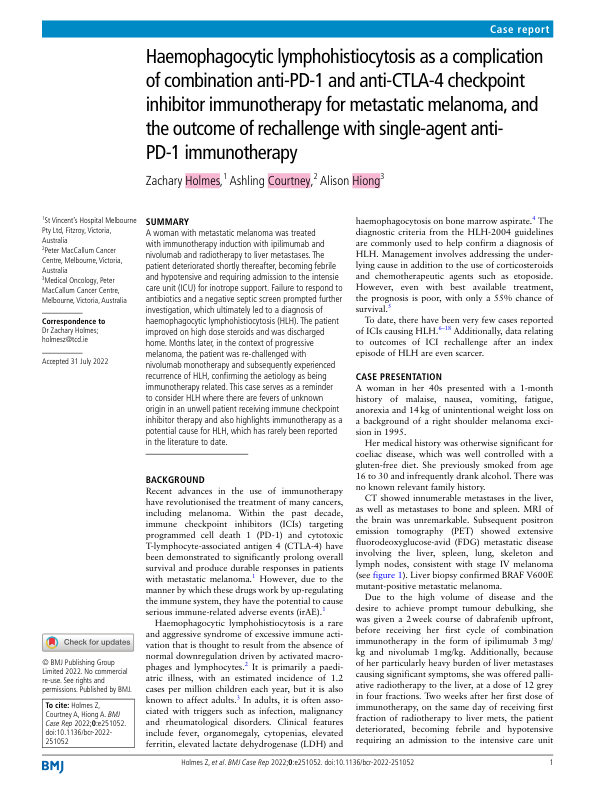
#> input picture hackathon/page0.png, 596 x 794 px
$ python rot_image.py
#> lines starting #> are read from the running program, lines starting #| are printed output that depends on the picture
import cv2

# path
path = "page0.png"

# Reading an image in default mode
src = cv2.imread(path)
#> src is the input picture: shape (794, 596, 3); mean B, G, R 235.6, 234.4, 232

# Window name in which image is displayed
window_name = 'Image'

# Using cv2.rotate() method
# Using cv2.ROTATE_90_CLOCKWISE rotate
# by 90 degrees clockwise
image = cv2.rotate(src, cv2.ROTATE_90_CLOCKWISE)
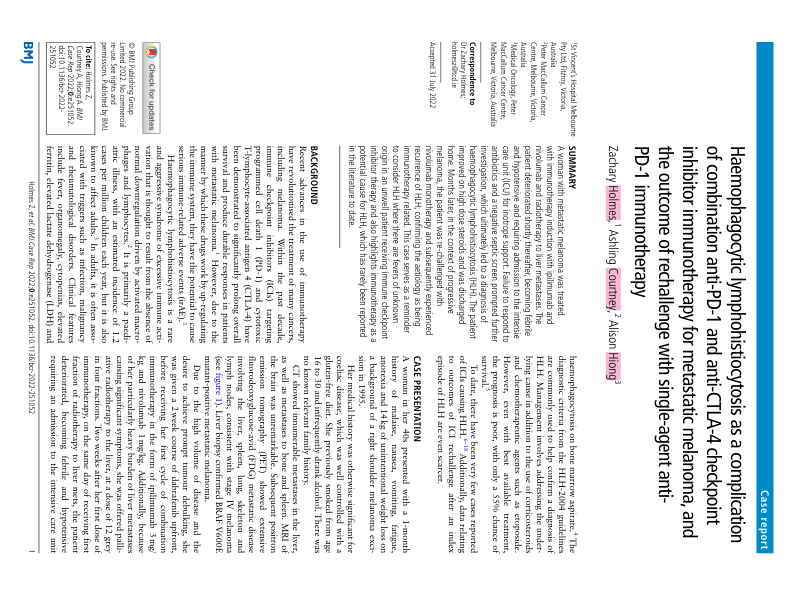
#> image: shape (596, 794, 3); mean B, G, R 235.6, 234.4, 232

# Displaying the image
cv2.imshow(window_name, image)
cv2.waitKey(0)

$ run again, with hackathon/page.png copied over hackathon/page0.png
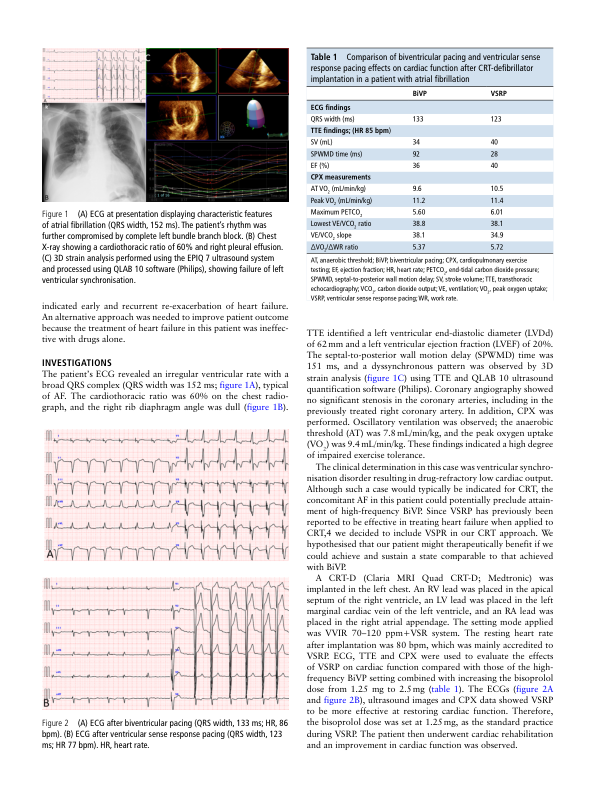
#> input picture hackathon/page.png, 596 x 794 px
#> src is the input picture: shape (794, 596, 3); mean B, G, R 223.9, 223.2, 225.5
#> `image = cv2.rotate(src, cv2.ROTATE_90_CLOCKWISE)`:
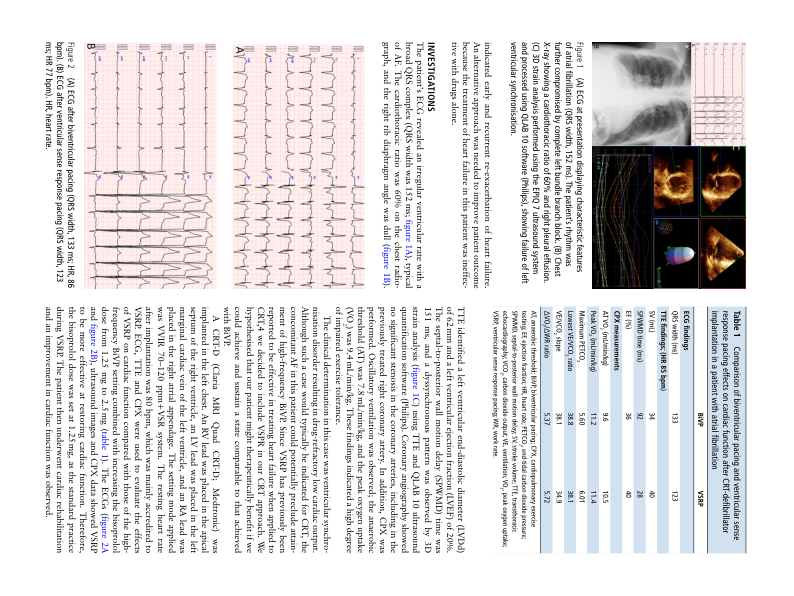
#> image: shape (596, 794, 3); mean B, G, R 223.9, 223.2, 225.5
